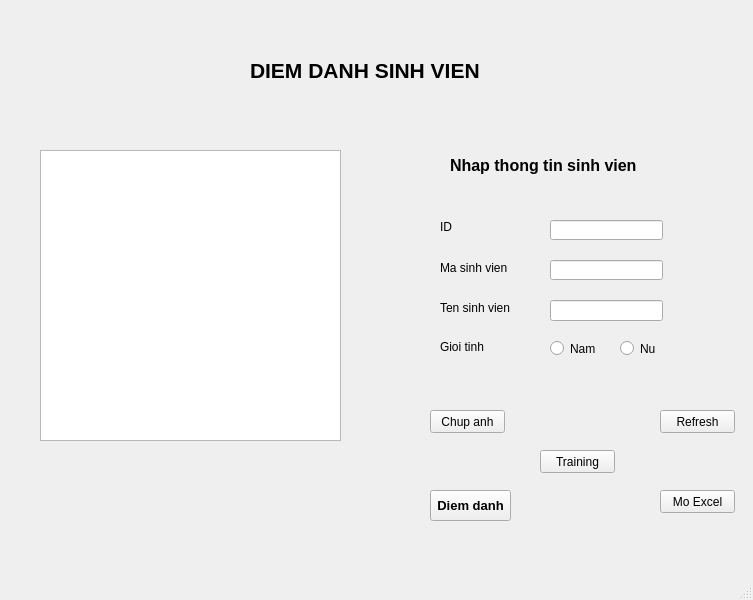
<?xml version="1.0" encoding="UTF-8"?>
<ui version="4.0">
 <class>MainWindow</class>
 <widget class="QMainWindow" name="MainWindow">
  <property name="geometry">
   <rect>
    <x>0</x>
    <y>0</y>
    <width>753</width>
    <height>600</height>
   </rect>
  </property>
  <property name="windowTitle">
   <string>MainWindow</string>
  </property>
  <widget class="QWidget" name="centralwidget">
   <widget class="QLabel" name="label">
    <property name="geometry">
     <rect>
      <x>250</x>
      <y>40</y>
      <width>291</width>
      <height>61</height>
     </rect>
    </property>
    <property name="font">
     <font>
      <pointsize>16</pointsize>
      <weight>75</weight>
      <bold>true</bold>
     </font>
    </property>
    <property name="text">
     <string>DIEM DANH SINH VIEN</string>
    </property>
    <property name="textFormat">
     <enum>Qt::PlainText</enum>
    </property>
   </widget>
   <widget class="QListView" name="lstDanhSach">
    <property name="geometry">
     <rect>
      <x>40</x>
      <y>150</y>
      <width>301</width>
      <height>291</height>
     </rect>
    </property>
   </widget>
   <widget class="QLabel" name="label_2">
    <property name="geometry">
     <rect>
      <x>450</x>
      <y>200</y>
      <width>47</width>
      <height>13</height>
     </rect>
    </property>
    <property name="text">
     <string/>
    </property>
   </widget>
   <widget class="QLabel" name="label_3">
    <property name="geometry">
     <rect>
      <x>440</x>
      <y>340</y>
      <width>47</width>
      <height>13</height>
     </rect>
    </property>
    <property name="text">
     <string>Gioi tinh</string>
    </property>
   </widget>
   <widget class="QLabel" name="label_4">
    <property name="geometry">
     <rect>
      <x>450</x>
      <y>150</y>
      <width>251</width>
      <height>31</height>
     </rect>
    </property>
    <property name="font">
     <font>
      <pointsize>12</pointsize>
      <weight>75</weight>
      <bold>true</bold>
     </font>
    </property>
    <property name="text">
     <string>Nhap thong tin sinh vien</string>
    </property>
   </widget>
   <widget class="QPushButton" name="btnChup">
    <property name="geometry">
     <rect>
      <x>430</x>
      <y>410</y>
      <width>75</width>
      <height>23</height>
     </rect>
    </property>
    <property name="text">
     <string>Chup anh</string>
    </property>
   </widget>
   <widget class="QPushButton" name="btnRefresh">
    <property name="geometry">
     <rect>
      <x>660</x>
      <y>410</y>
      <width>75</width>
      <height>23</height>
     </rect>
    </property>
    <property name="text">
     <string>Refresh</string>
    </property>
   </widget>
   <widget class="QLineEdit" name="txtID">
    <property name="geometry">
     <rect>
      <x>550</x>
      <y>220</y>
      <width>113</width>
      <height>20</height>
     </rect>
    </property>
   </widget>
   <widget class="QLineEdit" name="txtMaSV">
    <property name="geometry">
     <rect>
      <x>550</x>
      <y>260</y>
      <width>113</width>
      <height>20</height>
     </rect>
    </property>
   </widget>
   <widget class="QLabel" name="label_5">
    <property name="geometry">
     <rect>
      <x>440</x>
      <y>220</y>
      <width>47</width>
      <height>13</height>
     </rect>
    </property>
    <property name="text">
     <string>ID</string>
    </property>
   </widget>
   <widget class="QLabel" name="label_6">
    <property name="geometry">
     <rect>
      <x>440</x>
      <y>260</y>
      <width>71</width>
      <height>16</height>
     </rect>
    </property>
    <property name="text">
     <string>Ma sinh vien</string>
    </property>
   </widget>
   <widget class="QLabel" name="label_7">
    <property name="geometry">
     <rect>
      <x>440</x>
      <y>300</y>
      <width>91</width>
      <height>16</height>
     </rect>
    </property>
    <property name="text">
     <string>Ten sinh vien</string>
    </property>
   </widget>
   <widget class="QLineEdit" name="txtTenSv">
    <property name="geometry">
     <rect>
      <x>550</x>
      <y>300</y>
      <width>113</width>
      <height>21</height>
     </rect>
    </property>
   </widget>
   <widget class="QPushButton" name="btnTraining">
    <property name="geometry">
     <rect>
      <x>540</x>
      <y>450</y>
      <width>75</width>
      <height>23</height>
     </rect>
    </property>
    <property name="text">
     <string>Training</string>
    </property>
   </widget>
   <widget class="QPushButton" name="btnDiemDanh">
    <property name="geometry">
     <rect>
      <x>430</x>
      <y>490</y>
      <width>81</width>
      <height>31</height>
     </rect>
    </property>
    <property name="font">
     <font>
      <pointsize>10</pointsize>
      <weight>75</weight>
      <bold>true</bold>
      <underline>false</underline>
     </font>
    </property>
    <property name="text">
     <string>Diem danh</string>
    </property>
   </widget>
   <widget class="QRadioButton" name="rdNam">
    <property name="geometry">
     <rect>
      <x>550</x>
      <y>340</y>
      <width>82</width>
      <height>17</height>
     </rect>
    </property>
    <property name="text">
     <string>Nam</string>
    </property>
   </widget>
   <widget class="QRadioButton" name="rdNu">
    <property name="geometry">
     <rect>
      <x>620</x>
      <y>340</y>
      <width>82</width>
      <height>17</height>
     </rect>
    </property>
    <property name="text">
     <string>Nu</string>
    </property>
   </widget>
   <widget class="QPushButton" name="btnMoExcel">
    <property name="geometry">
     <rect>
      <x>660</x>
      <y>490</y>
      <width>75</width>
      <height>23</height>
     </rect>
    </property>
    <property name="text">
     <string>Mo Excel</string>
    </property>
   </widget>
  </widget>
  <widget class="QMenuBar" name="menubar">
   <property name="geometry">
    <rect>
     <x>0</x>
     <y>0</y>
     <width>753</width>
     <height>21</height>
    </rect>
   </property>
  </widget>
  <widget class="QStatusBar" name="statusbar"/>
 </widget>
 <resources/>
 <connections/>
</ui>
